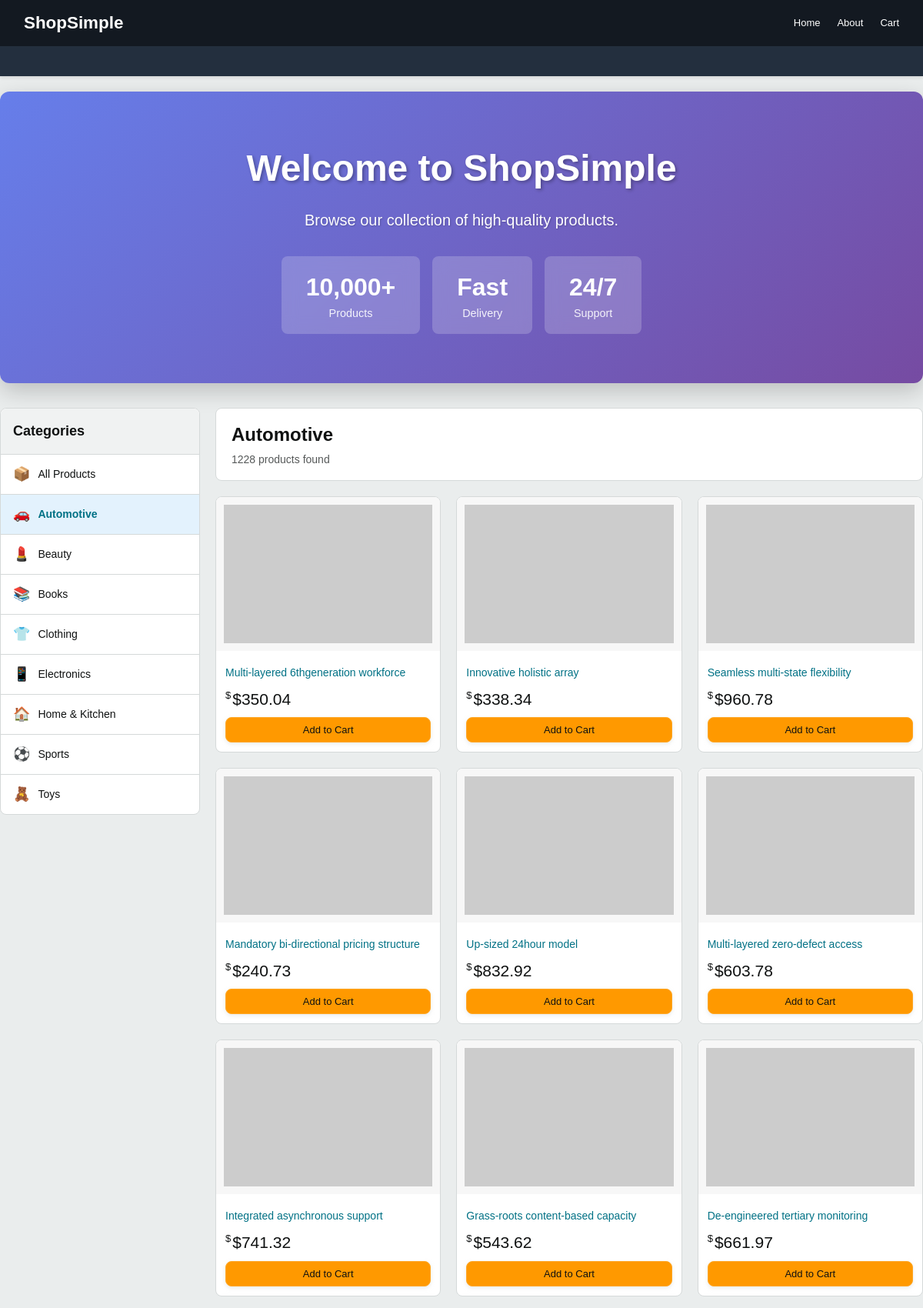
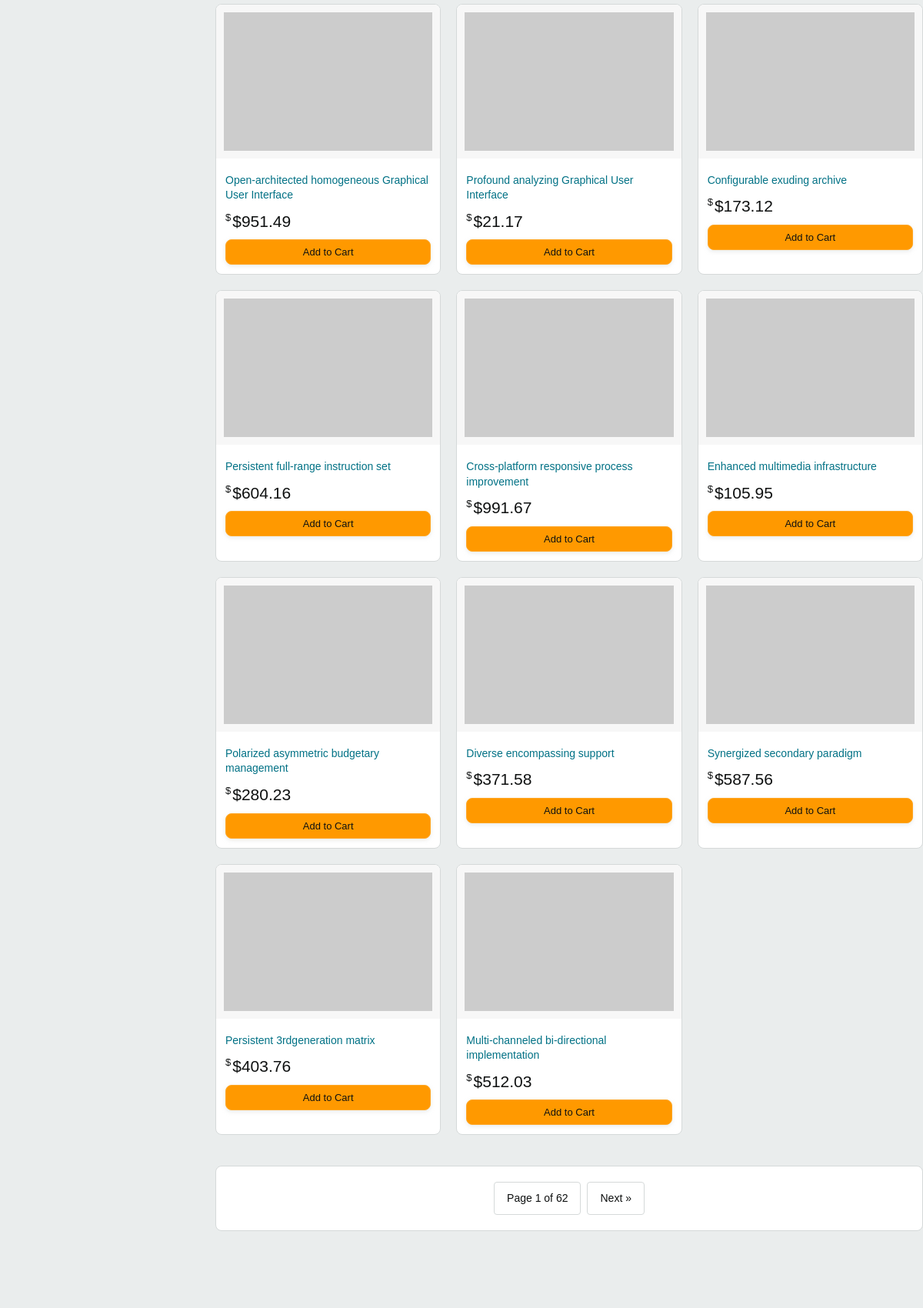
/?category=Automotive (upper part), run on the app's committed database (2 pictures, top to bottom).
### models.py (models this page shows, shortened)
class Product(db.Model):
    __tablename__ = 'products'
    id = db.Column(db.Integer, primary_key=True)
    name = db.Column(db.String(200), nullable=False)
    description = db.Column(db.Text)
    price = db.Column(db.Float, nullable=False)
    image_url = db.Column(db.String(500))
    stock_quantity = db.Column(db.Integer, default=0)
    category = db.Column(db.String(100), default='General')
    created_at = db.Column(db.DateTime, default=datetime.utcnow)

### app.py (the view)
@app.route('/')
def index():
    page = request.args.get('page', 1, type=int)
    category = request.args.get('category', None)
    per_page = 20
    categories = db.session.query(Product.category).distinct().order_by(Product.category).all()
    categories = [c[0] for c in categories if c[0]]
    if category:
        products = Product.query.filter_by(category=category).paginate(page=page, per_page=per_page, error_out=False)
    else:
        products = Product.query.paginate(page=page, per_page=per_page, error_out=False)
    return render_template('index.html', products=products, categories=categories, selected_category=category)

### templates/index.html (shortened to what this page needs)
{% extends 'base.html' %}
{% block content %}
<div class="hero"
    style="background: linear-gradient(135deg, #667eea 0%, #764ba2 100%); padding: 4rem 2rem; text-align: center; color: white; margin-bottom: 2rem; border-radius: 12px; box-shadow: 0 10px 30px rgba(0,0,0,0.2);">
    <h1 style="font-size: 3rem; margin-bottom: 1rem; text-shadow: 2px 2px 4px rgba(0,0,0,0.3);">Welcome to ShopSimple
    </h1>
    <p style="font-size: 1.25rem; margin-bottom: 2rem; text-shadow: 1px 1px 2px rgba(0,0,0,0.2);">Browse our collection
        of high-quality products.</p>
    <div style="display: flex; gap: 1rem; justify-content: center; flex-wrap: wrap;">
        <div
            style="background: rgba(255,255,255,0.2); padding: 1rem 2rem; border-radius: 8px; backdrop-filter: blur(10px);">
            <div style="font-size: 2rem; font-weight: bold;">10,000+</div>
            <div style="font-size: 0.9rem; opacity: 0.9;">Products</div>
        </div>
        <div
            style="background: rgba(255,255,255,0.2); padding: 1rem 2rem; border-radius: 8px; backdrop-filter: blur(10px);">
            <div style="font-size: 2rem; font-weight: bold;">Fast</div>
            <div style="font-size: 0.9rem; opacity: 0.9;">Delivery</div>
        </div>
        <div
            style="background: rgba(255,255,255,0.2); padding: 1rem 2rem; border-radius: 8px; backdrop-filter: blur(10px);">
            <div style="font-size: 2rem; font-weight: bold;">24/7</div>
            <div style="font-size: 0.9rem; opacity: 0.9;">Support</div>
        </div>
    </div>
</div>
<div class="content-with-sidebar">
    <aside class="category-sidebar">
        <h3 class="sidebar-title">Categories</h3>
        <ul class="category-list">
            <li>
                <a href="{{ url_for('index') }}" class="category-link {% if not selected_category %}active{% endif %}">
                    <span class="category-icon">📦</span>
                    All Products
                </a>
            </li>
            {% for category in categories %}
            <li>
                <a href="{{ url_for('index', category=category) }}"
                    class="category-link {% if selected_category == category %}active{% endif %}">
                    <span class="category-icon">
                        {% if category == 'Electronics' %}📱
                        {% elif category == 'Clothing' %}👕
                        {% elif category == 'Home & Kitchen' %}🏠
                        {% elif category == 'Books' %}📚
                        {% elif category == 'Sports' %}⚽
                        {% elif category == 'Toys' %}🧸
                        {% elif category == 'Beauty' %}💄
                        {% elif category == 'Automotive' %}🚗
                        {% else %}📌{% endif %}
                    </span>
                    {{ category }}
                </a>
            </li>
            {% endfor %}
        </ul>
    </aside>
    <div class="main-products-area">
        {% if selected_category %}
        <div class="category-header">
            <h2>{{ selected_category }}</h2>
            <p>{{ products.total }} products found</p>
        </div>
        {% endif %}
        <div class="products-grid">
            {% for product in products.items %}
            <div class="product-card">
                <a href="{{ url_for('product_detail', product_id=product.id) }}">
                    {% if product.image_url %}
                    <img src="{{ product.image_url }}" alt="{{ product.name }}" class="product-image">
                    {% else %}
                    <div class="product-image"></div>
                    {% endif %}
                </a>
                <div class="product-info">
                    <a href="{{ url_for('product_detail', product_id=product.id) }}" class="product-title">{{
                        product.name }}</a>
                    <div class="product-price">${{ "%.2f"|format(product.price) }}</div>
                    <form action="{{ url_for('add_to_cart', product_id=product.id) }}" method="POST">
                        <button type="submit" class="btn btn-block">Add to Cart</button>
                    </form>
                </div>
            </div>
            {% endfor %}
        </div>
        <div class="pagination">
            <span>Page {{ products.page }} of {{ products.pages }}</span>
            {% if products.has_next %}
            <a href="{{ url_for('index', page=products.next_num, category=selected_category) }}">Next &raquo;</a>
            {% endif %}
        </div>
    </div>
</div>
{% endblock %}

### static/style.css (style rules this page uses)
:root { --amazon-orange: #FF9900; --amazon-dark: #131921; --amazon-light: #232F3E; --amazon-blue: #007185; --background-color: #EAEDED; --text-color: #0F1111; --card-bg: #ffffff; --border-color: #D5D9D9; --success-color: #067D62; --warning-color: #F08804; --danger-color: #B12704; }
* { box-sizing: border-box; margin: 0; padding: 0; }
body { font-family: 'Amazon Ember', Arial, sans-serif; background-color: var(--background-color); color: var(--text-color); line-height: 1.5; }
.content-with-sidebar { display: flex; gap: 20px; margin-top: 20px; }
.category-sidebar { width: 260px; flex-shrink: 0; background: white; border: 1px solid var(--border-color); border-radius: 8px; padding: 0; height: fit-content; position: sticky; top: 80px; }
.sidebar-title { font-size: 18px; font-weight: 700; padding: 16px; margin: 0; border-bottom: 1px solid var(--border-color); background-color: #F0F2F2; border-radius: 8px 8px 0 0; }
.category-list { list-style: none; padding: 0; margin: 0; }
.category-list li { border-bottom: 1px solid var(--border-color); }
.category-list li:last-child { border-bottom: none; }
.category-link { display: flex; align-items: center; padding: 12px 16px; text-decoration: none; color: var(--text-color); font-size: 14px; transition: background-color 0.2s, color 0.2s; }
.category-link.active { background-color: #E3F2FD; color: var(--amazon-blue); font-weight: 700; }
.category-icon { margin-right: 10px; font-size: 18px; }
.main-products-area { flex: 1; min-width: 0; }
.category-header { background: white; padding: 16px 20px; border: 1px solid var(--border-color); border-radius: 8px; margin-bottom: 20px; }
.category-header h2 { font-size: 24px; font-weight: 700; margin: 0 0 4px 0; }
.category-header p { font-size: 14px; color: #565959; margin: 0; }
.hero { background: linear-gradient(to bottom, rgba(0, 0, 0, 0.4), rgba(0, 0, 0, 0.1)); margin-bottom: 20px; }
.products-grid { display: grid; grid-template-columns: repeat(auto-fill, minmax(240px, 1fr)); gap: 20px; margin-top: 20px; }
.product-card { background: var(--card-bg); border: 1px solid var(--border-color); border-radius: 8px; overflow: hidden; transition: all 0.2s ease; display: flex; flex-direction: column; cursor: pointer; }
.product-image { width: 100%; height: 200px; object-fit: cover; background-color: #f7f7f7; padding: 10px; }
.product-info { padding: 12px; flex-grow: 1; display: flex; flex-direction: column; }
.product-title { font-size: 14px; margin-bottom: 8px; font-weight: 400; color: var(--amazon-blue); text-decoration: none; display: -webkit-box; -webkit-line-clamp: 2; line-clamp: 2; -webkit-box-orient: vertical; overflow: hidden; line-height: 1.4; }
.product-price { font-size: 21px; color: var(--text-color); font-weight: 400; margin-bottom: 8px; }
.product-price::before { content: '$'; font-size: 13px; vertical-align: super; margin-right: 2px; }
.btn { display: inline-block; padding: 8px 16px; background-color: var(--amazon-orange); color: var(--text-color); text-decoration: none; border-radius: 8px; text-align: center; border: 1px solid #FFA724; cursor: pointer; font-size: 13px; font-weight: 400; transition: all 0.2s; box-shadow: 0 2px 5px rgba(213, 217, 217, 0.5); }
.btn-block { display: block; width: 100%; }
.pagination { display: flex; justify-content: center; align-items: center; gap: 8px; margin-top: 40px; margin-bottom: 40px; padding: 20px; background: white; border: 1px solid var(--border-color); border-radius: 8px; }
.pagination a, .pagination span { padding: 10px 16px; border: 1px solid var(--border-color); border-radius: 4px; text-decoration: none; color: var(--text-color); background: white; font-size: 14px; min-width: 44px; text-align: center; font-weight: 500; transition: all 0.2s ease; }

### data on the page
Product: name "Multi-layered 6thgeneration workforce", price "350.04"
Product: name "Innovative holistic array", price "338.34"
Product: name "Seamless multi-state flexibility", price "960.78"
Product: name "Mandatory bi-directional pricing structure", price "240.73"
Product: name "Up-sized 24hour model", price "832.92"
Product: name "Multi-layered zero-defect access", price "603.78"
Product: name "Integrated asynchronous support", price "741.32"
Product: name "Grass-roots content-based capacity", price "543.62"
Product: name "De-engineered tertiary monitoring", price "661.97"
Product: name "Open-architected homogeneous Graphical User Interface", price "951.49"
Product: name "Profound analyzing Graphical User Interface", price "21.17"
Product: name "Configurable exuding archive", price "173.12"
Product: name "Persistent full-range instruction set", price "604.16"
Product: name "Cross-platform responsive process improvement", price "991.67"
Product: name "Enhanced multimedia infrastructure", price "105.95"
Product: name "Polarized asymmetric budgetary management", price "280.23"
Product: name "Diverse encompassing support", price "371.58"
Product: name "Synergized secondary paradigm", price "587.56"
Product: name "Persistent 3rdgeneration matrix", price "403.76"
Product: name "Multi-channeled bi-directional implementation", price "512.03"

### other printed values
{{ category }} "Automotive" "Beauty" "Books" "Clothing" "Electronics" "Home & Kitchen" "Sports" "Toys"
{{ selected_category }} "Automotive"
{{ products.total }} "1228"
{{ products.page }} "1"
{{ products.pages }} "62"
